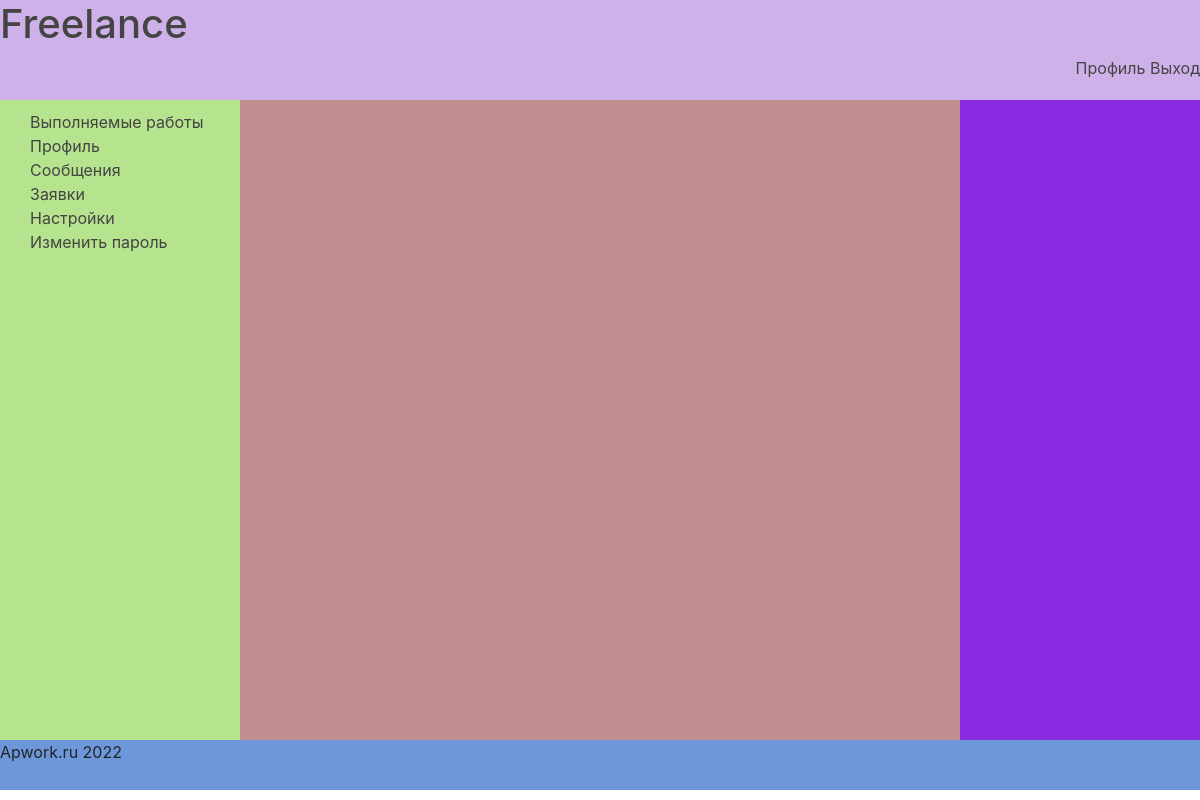
Page /accounts/my_chats (signed in) on the earlier database version.
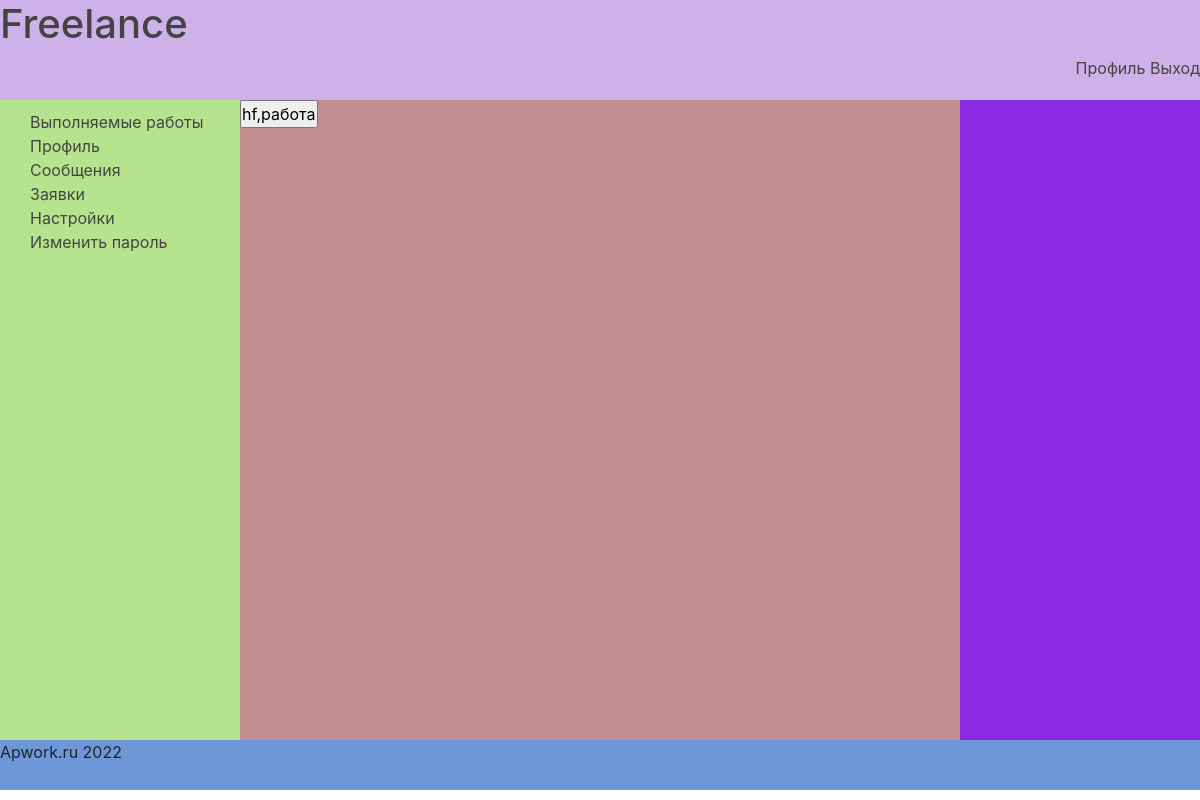
Same page on the later database version.
### main/models.py (models this page shows, shortened)
class Chat(models.Model):
    path = models.CharField(unique=True, verbose_name='Файл чата', max_length=250)
    name_chat = models.CharField(unique=True, verbose_name='Название файла чата', max_length=150)
    job_name = models.CharField(max_length=100, verbose_name='Название работы для чата')
    create_date = models.DateField(auto_now_add=True)

### main/views.py (the view)
# urls.py: path('accounts/my_chats', views.my_chats, name='my_chats'),
@login_required
def my_chats(request):
    chats = Chat.objects.filter(name_chat__contains=request.user.username)
    context = {'chats': chats}
    return render(request, 'my_chats.html', context)

### main/midlewares.py (called while the page is built)
def category_context_processor(request):
    if request.method == 'GET' or 'category' in request.POST:
        context = {'category': SubCategory.objects.all(),
                   "keyword": "",
                   'all': ""}
        return context
    else:
        return {'nothing': 'OK'}

### templates/my_chats.html (shortened to what this page needs)
{% extends 'basic.html' %}
{% block menu %}
    {% include 'module/profile_menu.html' %}
{% endblock %}
{% block content %}
    {% for i in chats %}
        <form action="{% url 'chat' %}" method="get">
            <input type="submit" value="{{ i.job_name }}"/>
        </form>
    {% endfor %}
{% endblock %}

Differences in the rows shown:
added Chat: job_name "hf,работа"
